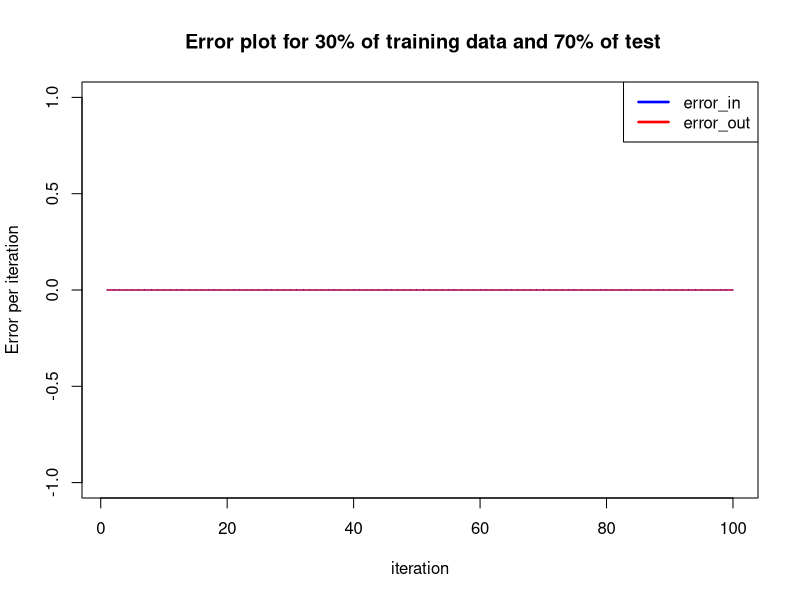

Source code (R):
# By Gaurav Yadav
# reading file and storing that in matrix form
train = as.matrix(read.table("Iris_data_norm_train.txt",sep=","))
test <- as.matrix(read.table("iris_data_norm_test.txt",sep=","))
H<- function(x){
  if(x > 0){
    r <- 1
  }
  else{
    r <- -1
  }
  return (r)
}
# initial random weight are runif(len,in,last)
in_size <- ncol(train)-1 # last column will be the class of data
w <- runif(in_size,0,1)
#for plotting the error in each learning step make an array to store them
errorin <- vector(mode="numeric",length=0)
errorout <- vector(mode="numeric",length=0)

rows <- nrow(train)
test_rows <- nrow(test)

for(f in 1:100){
  no_errin=0
  no_errout=0

  for (i in 1:rows ){
    x <- train[i,1:in_size]
    x <- as.numeric(x)
    expected <- as.numeric(train[i,in_size+1])
    result = w%*%x
    error = expected - H(result)
    w <- w + 0.5*error*x
  }

  for(i in 1:rows){
    #i <- as.integer(runif(1,1,rows))
    x <- train[i,1:in_size]
    x <- as.numeric(x)
    expected <- as.numeric(train[i,in_size+1])
    result = w%*%x
    if(result<0 && expected == 1){
      no_errin <- no_errin+1
    }
    if(result>0 && expected == -1){
      no_errin <- no_errin+1
    }
  }

  for(i in 1:test_rows){
    y <- test[i,1:in_size]
    ex_out <- as.numeric(test[i,in_size+1])
    y <- as.numeric(y)
    result_out = y%*%w
    if(result_out<0 && ex_out == 1){
      no_errout <- no_errout+1
    }
    if(result>0 && ex_out == -1){
      no_errout <- no_errout+1
    }
  }
  errorin <- c(errorin,no_errin)
  errorout <- c(errorout,no_errout)
}
print("END")

errorin
print("errorout")
errorout


#old.par <- par(mfrow=c(1, 2))
jpeg('30-70.jpg')
plot(errorin,ylab="Error per iteration",xlab="iteration",main=" Error plot for 30% of training data and 70% of test",pch='.',col='blue')
lines(errorin,col="blue")
par(new = T)
plot(errorout,xlab=NA,ylab=NA,main=NA,pch='.', col='blue',axes=FALSE)
lines(errorout,col="red")
legend("topright",c("error_in","error_out"),lty=c(1,1),lwd=c(2.5,2.5),col=c("blue","red") )
#dev.copy(png,'60-40.png')
dev.off()
#points(iris$Petal.Length, iris$Petal.Width,iris$Sepal.Lenght , pch=19, col=iris$Species)
